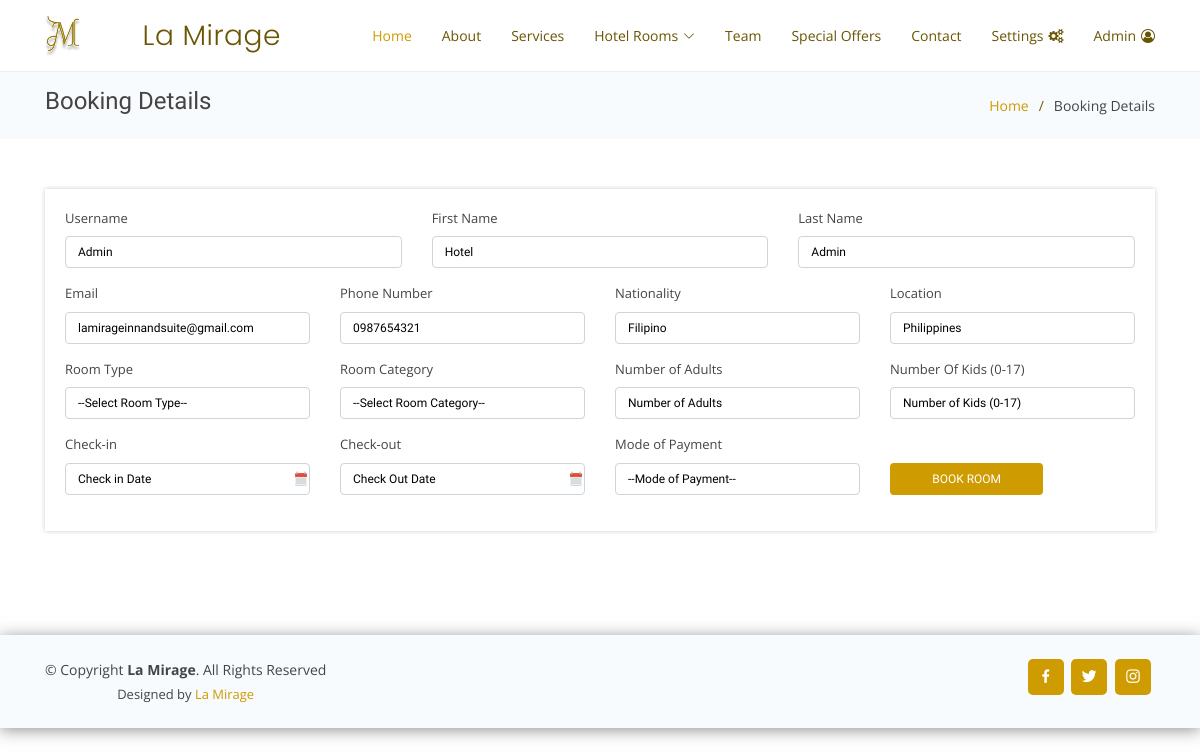
The page /booking_details/1 (signed in) on the database its author committed.
### reservation/models.py (models this page shows, shortened)
class User(AbstractUser):
    pass

class UserProfile(models.Model):
    client = models.ForeignKey(User, on_delete=models.CASCADE,related_name="userprofile_user",default=None)
    phone_no = models.CharField(max_length=200, null=True)
    nationality= models.CharField(max_length=200, null=True)
    location =  models.CharField(max_length=200, null=True)
    profile_img = models.ImageField(null=True, blank = True, upload_to = "images/")
    is_deleted = models.BooleanField(default=False,blank= True)
    created_at = models.DateTimeField(auto_now_add=True)
    update_at = models.DateTimeField(auto_now=True)

### reservation/views.py (the view)
# urls.py: path("booking_details/<int:user_id>", views.booking_details, name="booking_details"),
def booking_details(request, user_id):
    if request.user.is_authenticated:
        userProfiles = UserProfile.objects.get(pk=user_id)
        return render(request, "reservation/booking_details.html", {
            'userProfile': userProfiles,
        })
    else:
        return render(request, "reservation/login.html")

### reservation/templates/reservation/booking_details.html (shortened to what this page needs)
{% load static %}
<!DOCTYPE html>
<html lang="en">
<head>
  <link href="/static/reservation/assets/vendor/aos/aos.css" rel="stylesheet">
  <link href="/static/reservation/assets/vendor/bootstrap/css/bootstrap.min.css" rel="stylesheet">
  <link href="/static/reservation/assets/vendor/bootstrap-icons/bootstrap-icons.css" rel="stylesheet">
  <link href="/static/reservation/assets/vendor/boxicons/css/boxicons.min.css" rel="stylesheet">
  <link href="/static/reservation/assets/vendor/glightbox/css/glightbox.min.css" rel="stylesheet">
  <link href="/static/reservation/assets/vendor/remixicon/remixicon.css" rel="stylesheet">
  <link href="/static/reservation/assets/vendor/swiper/swiper-bundle.min.css" rel="stylesheet">
  <link rel="stylesheet" href="https://maxcdn.bootstrapcdn.com/bootstrap/4.4.1/css/bootstrap.min.css">
  <link rel="stylesheet"
    href="https://cdnjs.cloudflare.com/ajax/libs/bootstrap-datepicker/1.9.0/css/bootstrap-datepicker.min.css">
  <link rel="stylesheet" href="https://cdnjs.cloudflare.com/ajax/libs/font-awesome/4.7.0/css/font-awesome.min.css">
  <link href="/static/reservation/assets/css/style.css" rel="stylesheet">
  <link href="static/reservation/style.css" rel="stylesheet">
</head>
<body>
  <header id="header" class="fixed-top">
    <div class="container d-flex align-items-center justify-content-between">
      <h1 class="logo"><a href="{% url 'index' %}"><img src="/static/reservation/assets/img/singlelogobold.svg"
            alt="LOGO" style="height: 60px;" class="img-fluid"></a></h1>
      <h1 class="logo"><a href="{% url 'index' %}">La Mirage</a></h1>
      <nav id="navbar" class="navbar">
        <ul>
          <li><a class="nav-link scrollto active" href="{% url 'index' %}">Home</a></li>
          <li><a class="nav-link scrollto" href="{% url 'index' %}">About</a></li>
          <li><a class="nav-link scrollto" href="{% url 'index' %}">Services</a></li>
          <li class="dropdown"><a href="#"><span>Hotel Rooms</span> <i class="bi bi-chevron-down"></i></a>
          </li>
          <li><a class="nav-link scrollto" href="{% url 'index' %}">Team</a></li>
          <li><a class="nav-link scrollto" href="{% url 'index' %}">Special Offers</a></li>
          <li><a class="nav-link scrollto" href="{% url 'index' %}">Contact</a></li>
          <li class="dropdown"><a href="#"><span>Settings</span> </a>
          </li>
          {% if user.is_authenticated %}
          <li class="dropdown"><a href="{% url 'profile_details' user.id %}">{{ user.username }}</a>
          </li>
          {% endif %}
        </ul>
      </nav>
    </div>
  </header>
  <main id="main">
    <section id="breadcrumbs" class="breadcrumbs">
      <div class="container">
        <div class="d-flex justify-content-between align-items-center">
          <h2> Booking Details </h2>
          <ol>
            <li><a href="{% url 'index' %}">Home</a></li>
            <li>Booking Details</li>
          </ol>
        </div>
      </div>
    </section>
    <section id="portfolio-details" class="portfolio-details">
      <div class="container w-100 mb-4">
        <form class="row  needs-validation" action="{% url 'book_room' user.id %}" method="post" novalidate>
          <div class="col-md w-100">
            <div class="box w-100">
              <div class="row">
                <div class="col-md-4">
                  <div class="form-group">
                    <label for="username" class="form-label">Username</label>
                    <input name="username" type="text" class="form-control" placeholder="Username"
                      value="{{ user.username }}" required />
                  </div>
                </div>
                <div class="col-md-4">
                  <div class="form-group">
                    <label for="first_name" class="form-label">First Name</label>
                    <input name="first_name" type="text" class="form-control" placeholder="First Name"
                      value="{{ user.first_name }}" required />
                  </div>
                </div>
                <div class="col-md-4">
                  <div class="form-group">
                    <label for="last_name" class="form-label">Last Name</label>
                    <input name="last_name" type="text" class="form-control" placeholder="Last Name"
                      value="{{ user.last_name }}" required />
                  </div>
                </div>
              </div>
              <div class="row">
                <div class="col-md-3">
                  <div class="form-group">
                    <label for="username" class="form-label">Email</label>
                    <input name="email" type="email" class="form-control" placeholder="Email" value="{{ user.email }}"
                      required />
                  </div>
                </div>
                <div class="col-md-3">
                  <div class="form-group">
                    <label for="username" class="form-label">Phone Number</label>
                    <input name="phone_no" type="text" class="form-control" placeholder="Phone No"
                      value="{{ userProfile.phone_no }}" required />
                  </div>
                </div>
                <div class="col-md-3">
                  <div class="form-group">
                    <label for="username" class="form-label">Nationality</label>
                    <input name="nationality" type="text" class="form-control" placeholder="Nationality"
                      value="{{ userProfile.nationality }}" required />
                  </div>
                </div>
                <div class="col-md-3">
                  <div class="form-group">
                    <label for="username" class="form-label">Location</label>
                    <input name="location" type="text" class="form-control" placeholder="Location"
                      value="{{ userProfile.location }}" required />
                  </div>
                </div>
              </div>
              <div class="row">
                <div class="col-md-3">
                  <div class="form-group">
                    <label for="username" class="form-label">Room Type</label>
                    <select class="form-control" name="room_type" id="select" required>
                      <option disabled selected value>--Select Room Type--</option>
                    </select>
                  </div>
                </div>
                <div class="col-md-3">
                  <div class="form-group">
                    <label for="username" class="form-label">Room Category</label>
                    <select name="room_category" class="form-control" required>
                      <option disabled selected value>--Select Room Category--</option>
                    </select>
                  </div>
                </div>
                <div class="col-md-3">
                  <div class="form-group">
                    <label for="username" class="form-label">Number of Adults</label>
                    <input name="numAdults" type="number" class="form-control" placeholder="Number of Adults"
                      value="{{ numAdults }}" required />
                  </div>
                </div>
                <div class="col-md-3">
                  <div class="form-group">
                    <label for="username" class="form-label">Number Of Kids (0-17)</label>
                    <input name="numKids" type="number" class="form-control" placeholder="Number of Kids (0-17)"
                      value="{{ numKids }}" required />
                  </div>
                </div>
              </div>
              <div class="row">
                <div class="col-md-3">
                  <div class="form-group">
                    <label for="username" class="form-label">Check-in</label>
                    <input class="form-control calendar" type="text" name="checkIn" placeholder="Check in Date"
                      id="example1" value="{{ checkIn }}" autocomplete="off" required>
                  </div>
                </div>
                <div class="col-md-3">
                  <div class="form-group">
                    <label for="username" class="form-label">Check-out</label>
                    <input class="form-control  calendar " name="checkOut" type="text" placeholder="Check Out Date"
                      id="example2" value="{{ checkOut }}" autocomplete="off" required>
                  </div>
                </div>
                <div class="col-md-3">
                  <div class="form-group">
                    <label for="username" class="form-label">Mode of Payment</label>
                    <select name="mop" class="form-control" required>
                      <option disabled selected value>--Mode of Payment--</option>
                    </select>
                  </div>
                </div>
                <div class="col-md-2">
                  <div class="form-group">
                    <label for="username" class="form-label text-white">Book Now</label>
                    <input name="" type="submit" class="btn book_room" value="BOOK ROOM" />
                  </div>
                </div>
              </div>
            </div>
          </div>
        </form>
      </div>
  </main>
  <footer id="footer">
    <div class="container d-md-flex py-4">
      <div class="me-md-auto text-center text-md-start">
        <div class="copyright">
          &copy; Copyright <strong><span>La Mirage</span></strong>. All Rights Reserved
        </div>
        <div class="credits">
          Designed by <a class="scrollto" href="#team">La Mirage</a>
        </div>
      </div>
      <div class="social-links text-center text-md-right pt-3 pt-md-0">
        <a href="https://www.facebook.com/lamirageinnandsuite/" class="facebook"><i class="bx bxl-facebook"></i></a>
        <a href="https://twitter.com/LaMirage_Inn" class="twitter"><i class="bx bxl-twitter"></i></a>
        <a href="https://www.instagram.com/lamirage_inn/" class="instagram"><i class="bx bxl-instagram"></i></a>
      </div>
    </div>
  </footer>
</body>
</html>

### reservation/static/reservation/assets/css/style.css (style rules this page uses)
form { padding-top: 10px; font-size: 13px; margin-top: 30px; }
.box { padding: 20px; -webkit-box-shadow: 0px 0px 5px 0px rgba(209, 202, 209, 1); -moz-box-shadow: 0px 0px 5px 0px rgba(209, 202, 209, 1); box-shadow: 0px 0px 5px 0px rgba(209, 202, 209, 1); }
.box input, .box input::placeholder, .box select option, .box select { font-family: "Raleway", sans-serif; font-size: 12px; font-weight: 500; color: #000; }
.box .btn { width: 100%; color: #fff; }
.calendar { outline: 0px; color: #fff; background: url(../img/icons/clender.png) no-repeat right; background-position: right; }
body { font-family: "Open Sans", sans-serif; color: #444444; }
a { color: #CE9B01; text-decoration: none; }
h1, h2, h3, h4, h5, h6 { font-family: "Raleway", sans-serif; }
#header { transition: all 0.5s; background: #fff; z-index: 997; padding: 15px 0; border-bottom: 1px solid #e6f2fb; }
#header .logo { font-size: 28px; margin: 0; padding: 0; line-height: 1; font-weight: 300; letter-spacing: 0.5px; font-family: "Poppins", sans-serif; }
#header .logo a { color: #695503; }
#header .logo img { max-height: 40px; }
.navbar { padding: 0; }
.navbar ul { margin: 0; padding: 0; display: flex; list-style: none; align-items: center; }
.navbar li { position: relative; }
.navbar a, .navbar a:focus { display: flex; align-items: center; justify-content: space-between; padding: 10px 0 10px 30px; font-size: 14px; color: #695503; white-space: nowrap; transition: 0.3s; }
.navbar a i, .navbar a:focus i { font-size: 12px; line-height: 0; margin-left: 5px; }
.navbar a:hover, .navbar .active, .navbar .active:focus, .navbar li:hover > a { color: #CE9B01; }
.book_room, .book_room:focus { background: #CE9B01; border-radius: 4px; color: #fff; }
section { padding: 80px 0; overflow: hidden; }
.portfolio-details { padding-top: 40px; }
.breadcrumbs { padding: 15px 0; background: #f8fbfe; min-height: 40px; margin-top: 72px; }
.breadcrumbs h2 { font-size: 24px; font-weight: 300; }
.breadcrumbs ol { display: flex; flex-wrap: wrap; list-style: none; padding: 0; margin: 0; font-size: 14px; }
.breadcrumbs ol li + li { padding-left: 10px; }
.breadcrumbs ol li + li::before { display: inline-block; padding-right: 10px; color: #735D05; content: "/"; }
#footer { color: #444444; font-size: 14px; background: #f8fbfe; box-shadow: 0px 2px 15px rgba(43, 39, 39, 0.514); }
#footer .credits { padding-top: 5px; font-size: 13px; color: #444444; }
#footer .social-links a { font-size: 18px; display: inline-block; background: #CE9B01; color: #fff; line-height: 1; padding: 8px 0; margin-right: 4px; border-radius: 5px; text-align: center; width: 36px; height: 36px; transition: 0.3s; }

### rows shown on the page
User: username "Admin", first_name "Hotel", last_name "Admin", email "lamirageinnandsuite@gmail.com"
UserProfile: phone_no "0987654321", nationality "Filipino", location "Philippines"
